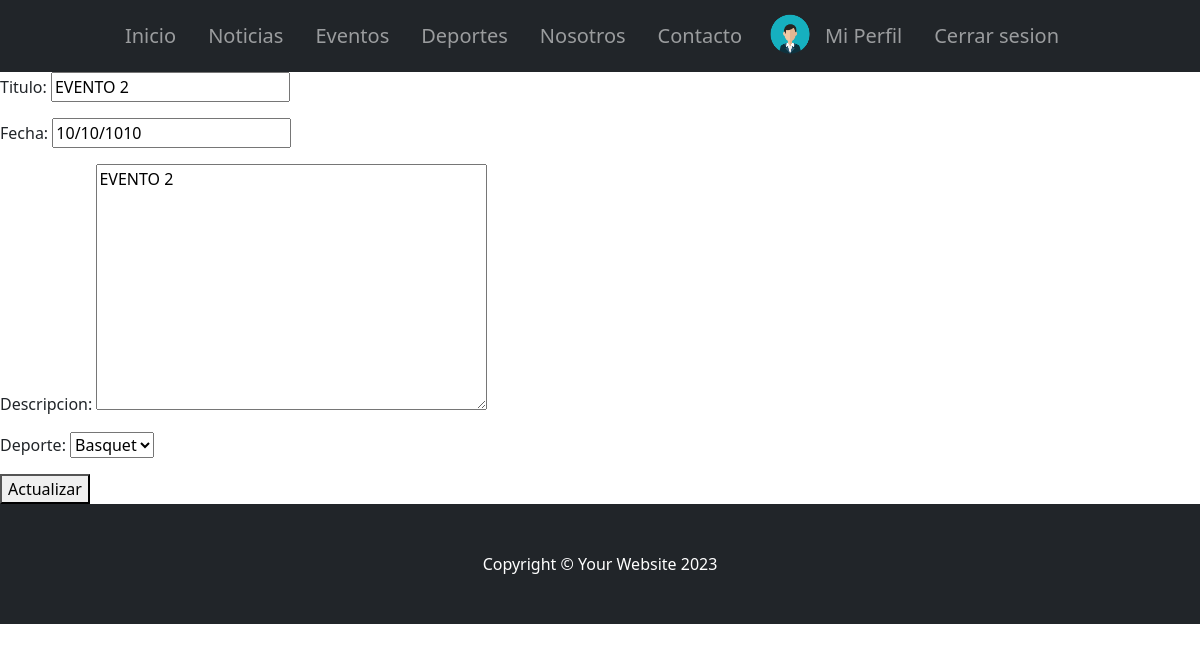
The page /AppClub/actualizarEventos/5/ (signed in) on the database its author committed.
### AppClub/models.py (models this page shows, shortened)
class Evento(models.Model):
    titulo = models.CharField(max_length=100)
    fecha = models.DateField()
    descripcion = models.TextField()
    deporte = models.ForeignKey(Deporte, on_delete=models.CASCADE, null=True)

### AppClub/views.py (the view)
class EventoUpdate(LoginRequiredMixin, UpdateView):
    model = Evento
    template_name = "evento_update.html"
    fields = "__all__"
    success_url = reverse_lazy("listarEventos")

### AppClub/models.py (called while the page is built)
    def __str__(self):
        return f"{self.nombre}"

### AppClub/templates/evento_update.html
{% extends 'padre.html' %}
{% block ContenidoQueCambia %}
<form action="{% url 'actualizarEvento' pk=evento.id %}" method="post"> {% csrf_token %}
    {{form.as_p}}
    <button type="submit"> Actualizar </button>
</form>
{% endblock ContenidoQueCambia %}

### rows shown on the page
Evento: titulo "EVENTO 2", fecha "10/10/1010", descripcion "EVENTO 2", deporte "Basquet"
